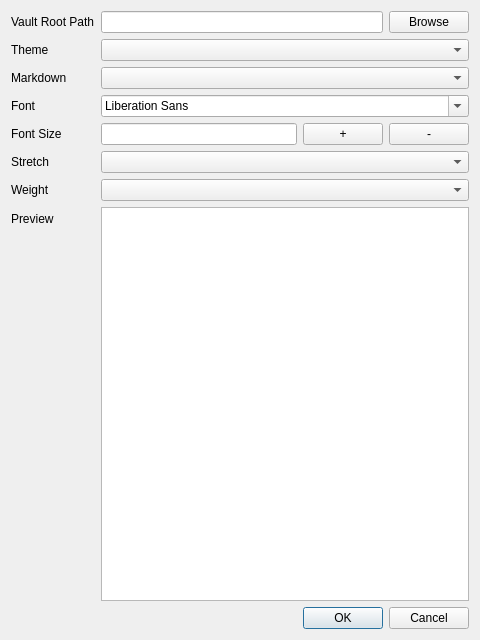
<?xml version="1.0" encoding="UTF-8"?>
<ui version="4.0">
 <class>SettingsDialog</class>
 <widget class="QDialog" name="SettingsDialog">
  <property name="geometry">
   <rect>
    <x>0</x>
    <y>0</y>
    <width>480</width>
    <height>640</height>
   </rect>
  </property>
  <property name="windowTitle">
   <string>Dialog</string>
  </property>
  <layout class="QVBoxLayout" name="verticalLayout">
   <item>
    <layout class="QFormLayout" name="formLayout">
     <item row="0" column="0">
      <widget class="QLabel" name="lbl_vaultRootPath">
       <property name="text">
        <string>Vault Root Path</string>
       </property>
       <property name="alignment">
        <set>Qt::AlignLeading|Qt::AlignLeft|Qt::AlignVCenter</set>
       </property>
      </widget>
     </item>
     <item row="0" column="1">
      <layout class="QHBoxLayout" name="horizontalLayout">
       <item>
        <widget class="QLineEdit" name="edit_vaultRootPath"/>
       </item>
       <item>
        <widget class="QPushButton" name="btn_vaultRootPath">
         <property name="text">
          <string>Browse</string>
         </property>
        </widget>
       </item>
      </layout>
     </item>
     <item row="1" column="0">
      <widget class="QLabel" name="lbl_theme">
       <property name="text">
        <string>Theme</string>
       </property>
      </widget>
     </item>
     <item row="1" column="1">
      <widget class="QComboBox" name="cmb_theme"/>
     </item>
     <item row="3" column="0">
      <widget class="QLabel" name="lbl_font">
       <property name="text">
        <string>Font </string>
       </property>
      </widget>
     </item>
     <item row="3" column="1">
      <widget class="QFontComboBox" name="cmb_font"/>
     </item>
     <item row="4" column="0">
      <widget class="QLabel" name="lbl_font_size">
       <property name="text">
        <string>Font Size</string>
       </property>
      </widget>
     </item>
     <item row="5" column="0">
      <widget class="QLabel" name="lbl_stretch">
       <property name="text">
        <string>Stretch</string>
       </property>
      </widget>
     </item>
     <item row="5" column="1">
      <widget class="QComboBox" name="cmb_stretch"/>
     </item>
     <item row="6" column="0">
      <widget class="QLabel" name="lbl_weight">
       <property name="text">
        <string>Weight</string>
       </property>
      </widget>
     </item>
     <item row="6" column="1">
      <widget class="QComboBox" name="cmb_weight"/>
     </item>
     <item row="7" column="0">
      <widget class="QLabel" name="lbl_preview">
       <property name="text">
        <string>Preview</string>
       </property>
      </widget>
     </item>
     <item row="7" column="1">
      <widget class="QTextEdit" name="txt_preview">
       <property name="html">
        <string>&lt;!DOCTYPE HTML PUBLIC &quot;-//W3C//DTD HTML 4.0//EN&quot; &quot;http://www.w3.org/TR/REC-html40/strict.dtd&quot;&gt;
&lt;html&gt;&lt;head&gt;&lt;meta name=&quot;qrichtext&quot; content=&quot;1&quot; /&gt;&lt;meta charset=&quot;utf-8&quot; /&gt;&lt;style type=&quot;text/css&quot;&gt;
p, li { white-space: pre-wrap; }
hr { height: 1px; border-width: 0; }
li.unchecked::marker { content: &quot;\2610&quot;; }
li.checked::marker { content: &quot;\2612&quot;; }
&lt;/style&gt;&lt;/head&gt;&lt;body style=&quot; font-family:'Segoe UI'; font-size:9pt; font-weight:400; font-style:normal;&quot;&gt;
&lt;p style=&quot;-qt-paragraph-type:empty; margin-top:8px; margin-bottom:8px; margin-left:0px; margin-right:0px; -qt-block-indent:0; text-indent:0px; background-color:#ffffff;&quot;&gt;&lt;br /&gt;&lt;/p&gt;&lt;/body&gt;&lt;/html&gt;</string>
       </property>
      </widget>
     </item>
     <item row="8" column="1">
      <widget class="QDialogButtonBox" name="btn_dialog">
       <property name="orientation">
        <enum>Qt::Horizontal</enum>
       </property>
       <property name="standardButtons">
        <set>QDialogButtonBox::Cancel|QDialogButtonBox::Ok</set>
       </property>
      </widget>
     </item>
     <item row="4" column="1">
      <layout class="QHBoxLayout" name="horizontalLayout_3">
       <item>
        <widget class="QLineEdit" name="ledit_font_size"/>
       </item>
       <item>
        <widget class="QPushButton" name="btn_plus">
         <property name="text">
          <string>+</string>
         </property>
        </widget>
       </item>
       <item>
        <widget class="QPushButton" name="btn_minus">
         <property name="text">
          <string>-</string>
         </property>
        </widget>
       </item>
      </layout>
     </item>
     <item row="2" column="0">
      <widget class="QLabel" name="label">
       <property name="text">
        <string>Markdown</string>
       </property>
      </widget>
     </item>
     <item row="2" column="1">
      <widget class="QComboBox" name="cmb_mkState"/>
     </item>
    </layout>
   </item>
  </layout>
 </widget>
 <resources/>
 <connections>
  <connection>
   <sender>btn_dialog</sender>
   <signal>accepted()</signal>
   <receiver>SettingsDialog</receiver>
   <slot>accept()</slot>
   <hints>
    <hint type="sourcelabel">
     <x>248</x>
     <y>254</y>
    </hint>
    <hint type="destinationlabel">
     <x>157</x>
     <y>274</y>
    </hint>
   </hints>
  </connection>
  <connection>
   <sender>btn_dialog</sender>
   <signal>rejected()</signal>
   <receiver>SettingsDialog</receiver>
   <slot>reject()</slot>
   <hints>
    <hint type="sourcelabel">
     <x>316</x>
     <y>260</y>
    </hint>
    <hint type="destinationlabel">
     <x>286</x>
     <y>274</y>
    </hint>
   </hints>
  </connection>
 </connections>
</ui>
